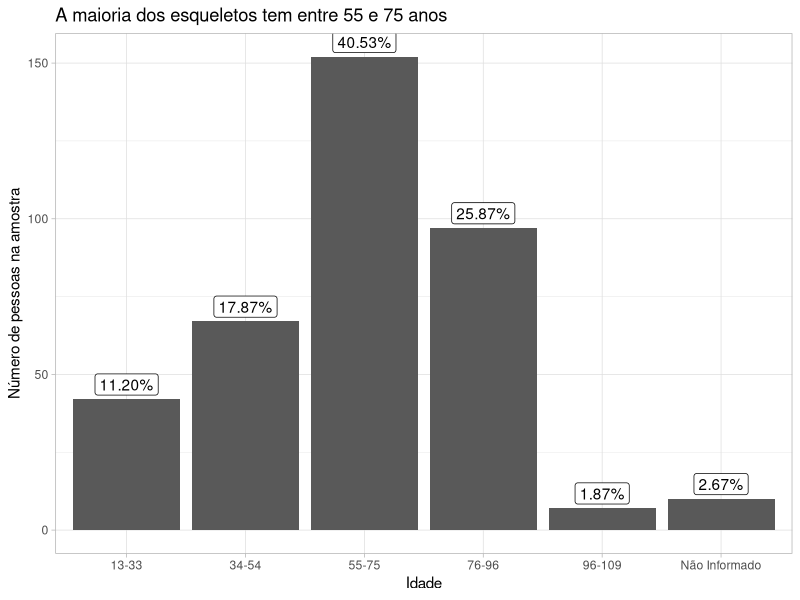
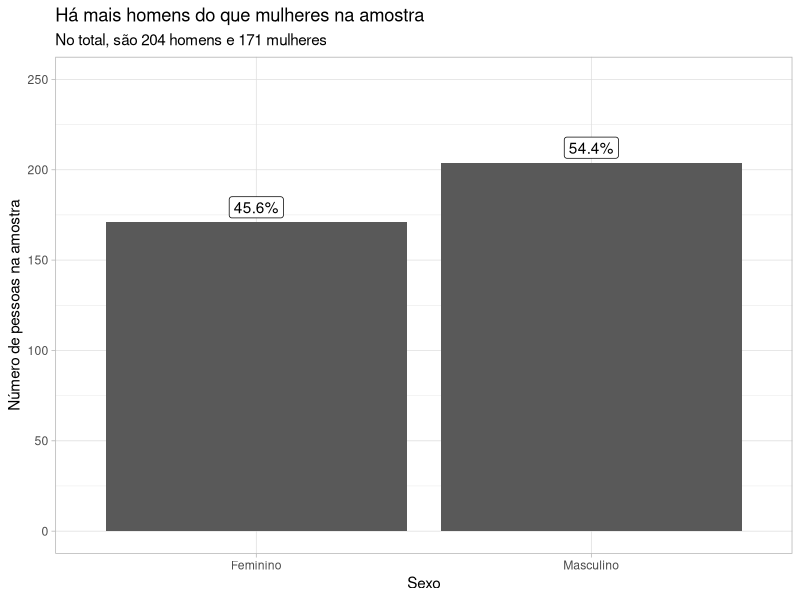
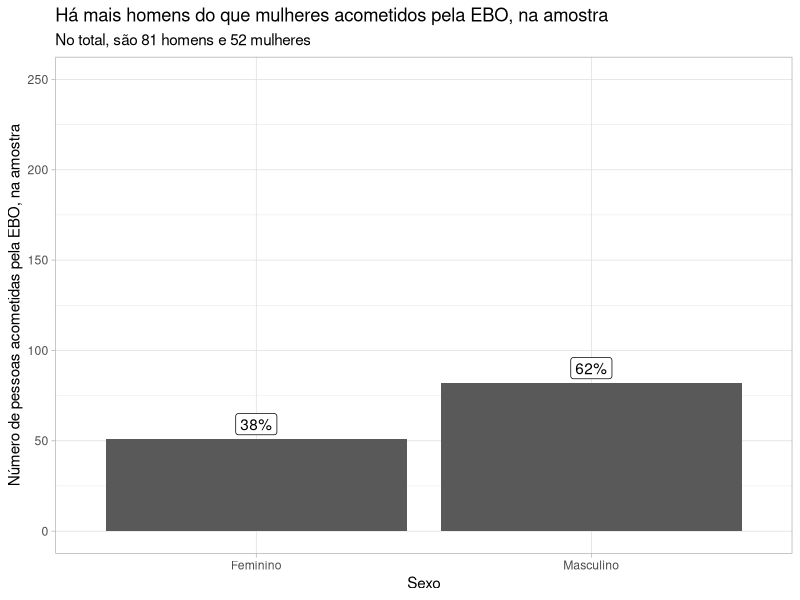
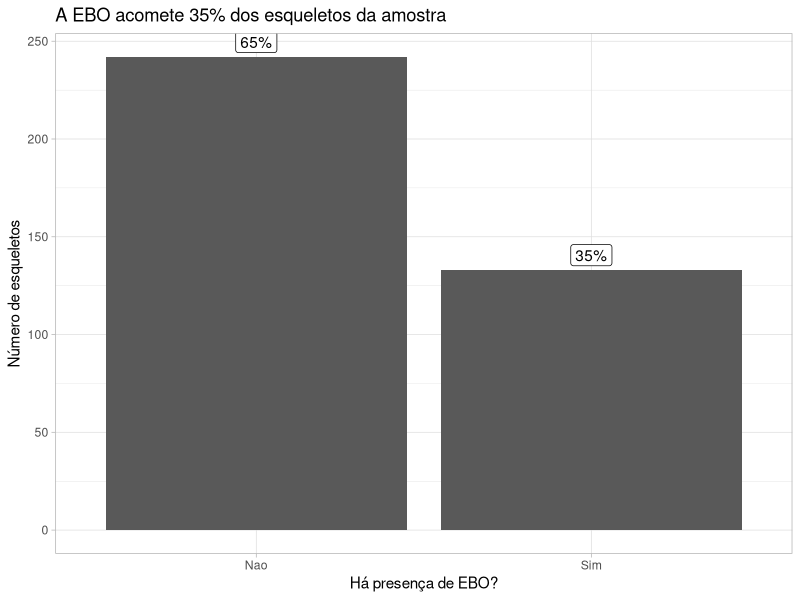
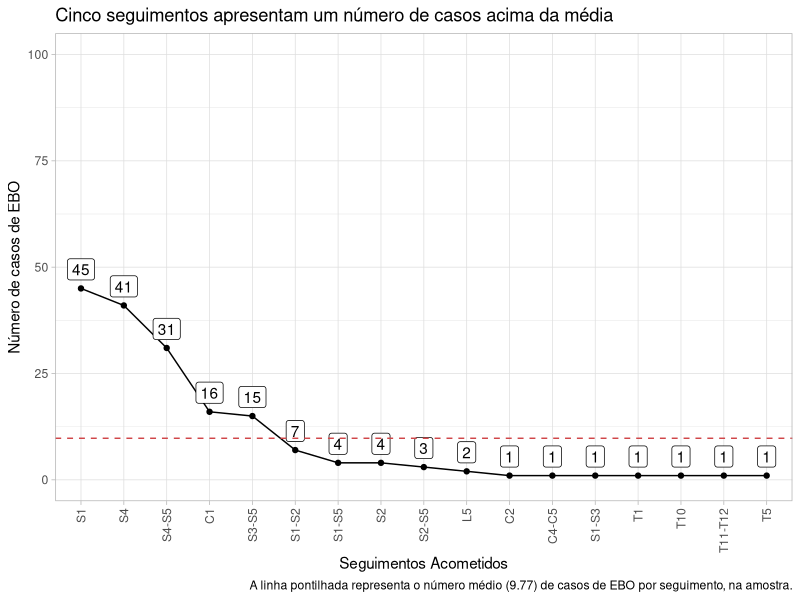
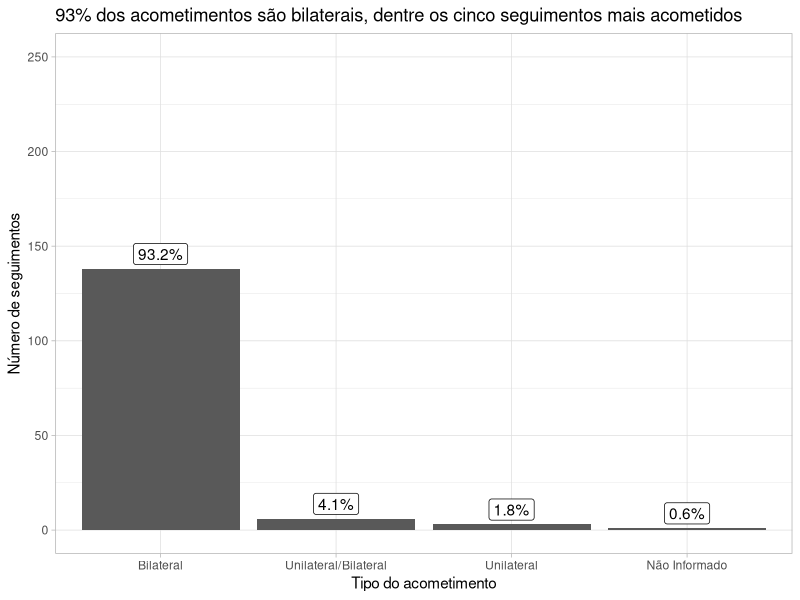
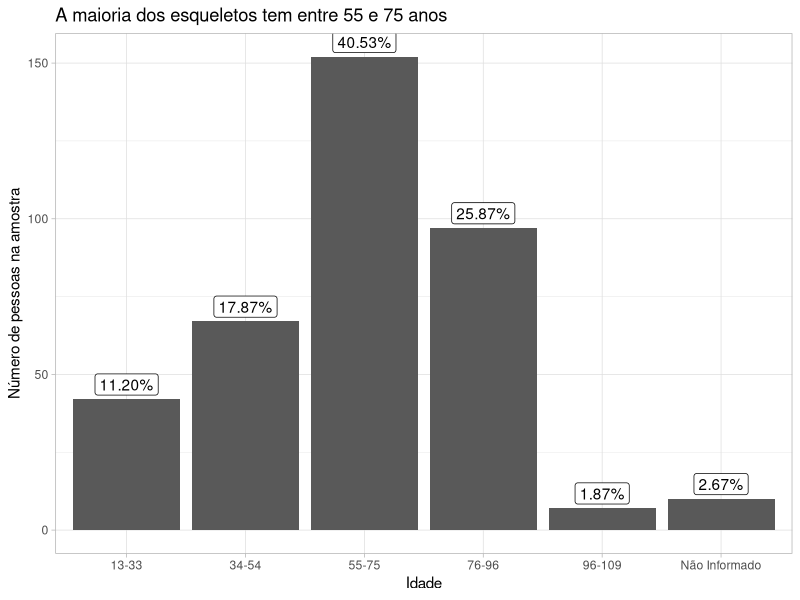
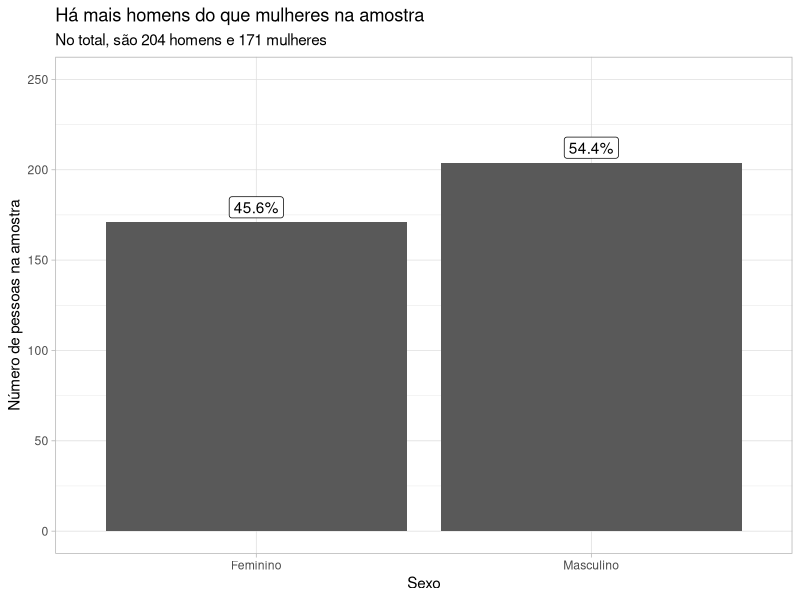

These charts were generated, in order, by the following R code:
## ---- chunk 1
knitr::opts_chunk$set(echo = TRUE)
## ---- chunk 2

library(tidyverse)
library(readxl)
library(lubridate)
library(kableExtra)

theme_set(theme_light())


## ---- chunk 3

colunas <- c("numero", "registro_esqueleto", "empty_1", "sexo", "idade",
             "presenca_ebo", "empty_2", "vertebras_acometidas", "empty_3", 
             "tipo", "feto")


ebos <- read_xlsx("dados_tauanna_idade.xlsx", col_names = colunas) %>% 
  select(-empty_1,  -empty_2, -empty_3)



## ---- chunk 4

datas_ebos <- ebos %>% 
  rownames_to_column("row") %>% 
  filter(str_detect(numero, "Data") | str_detect(numero, "DATA")) %>% 
  select(row, numero) %>% 
  mutate(numero = dmy(str_remove(numero, "Data: ")))


ebos <- ebos %>% 
  filter(if_any(everything(), ~ !is.na(.))) %>% 
  filter(!str_starts(numero, "Data") 
         & !str_starts(numero, "DATA")
         & !str_starts(numero, "N")
         & !str_starts(numero, "\\*")) 

ebos <- ebos %>% 
  mutate(presenca_ebo = 
           ifelse(presenca_ebo == "x" | presenca_ebo == "X", 
                  "NAO", presenca_ebo),
         vertebras_acometidas = 
           ifelse(vertebras_acometidas == "x" | vertebras_acometidas == "X", 
                  NA, vertebras_acometidas),
         tipo = ifelse(tipo == "x" | tipo == "X", NA, tipo),
         feto = if_else(feto == "Feto", TRUE, FALSE),
         idade = as.numeric(idade)) %>% 
  filter(!(presenca_ebo %in% c("INCOMPLETO", "PREJUDICADO")))
  


## ---- chunk 5

idade_ebo <- ebos %>% 
  mutate(faixa_etaria = case_when(
    idade >= 13 & idade <= 33 ~ "13-33",
    idade >= 34 & idade <= 54 ~ "34-54",
    idade >= 55 & idade <= 75 ~ "55-75",
    idade >= 76 & idade <= 96 ~ "76-96",
    idade >= 96 & idade <= 109 ~ "96-109")) %>% 
  count(faixa_etaria) %>% 
  mutate(faixa_etaria = ifelse(is.na(faixa_etaria), "Não Informado", faixa_etaria),
    prop = n/sum(n),
    y_position = cumsum(prop)- 0.5*prop)

plot <- idade_ebo %>% 
  ggplot(aes(faixa_etaria, n)) +
  geom_col() +
  geom_label(aes(label = scales::percent(prop)), vjust = -.2)

plot +
  labs(x = "Idade", y = "Número de pessoas na amostra",
       title = "A maioria dos esqueletos tem entre 55 e 75 anos")

ggsave("figuras/amostra_faixa_etaria.png", width = 8, height = 8)


## ---- chunk 6

sexo_ebo <- ebos %>% 
  count(sexo) %>% 
  mutate(prop = n/sum(n),
         y_position = cumsum(prop)- 0.5*prop)

plot <- sexo_ebo %>% 
  ggplot(aes(sexo, n)) +
  geom_col() +
  geom_label(aes(label = scales::percent(prop)), vjust = -.2)

plot +
  labs(x = "Sexo", y = "Número de pessoas na amostra",
       title = "Há mais homens do que mulheres na amostra",
       subtitle = "No total, são 204 homens e 171 mulheres") +
  scale_x_discrete(labels = c("Feminino", "Masculino")) +
  ylim(c(0, 250))

ggsave("figuras/amostra_sexos.png", width = 8, height = 8)

## ---- chunk 7

sexo_ebo <- ebos %>% 
  filter(presenca_ebo == "SIM") %>% 
  count(sexo) %>% 
  mutate(prop = n/sum(n),
         y_position = cumsum(prop)- 0.5*prop)

plot <- sexo_ebo %>% 
  ggplot(aes(sexo, n)) +
  geom_col() +
  geom_label(aes(label = scales::percent(prop)), vjust = -.2)

plot +
  labs(x = "Sexo", y = "Número de pessoas acometidas pela EBO, na amostra",
       title = "Há mais homens do que mulheres acometidos pela EBO, na amostra",
       subtitle = "No total, são 81 homens e 52 mulheres") +
  scale_x_discrete(labels = c("Feminino", "Masculino")) +
  ylim(c(0, 250))

ggsave("figuras/ebo_sexos.png", width = 8, height = 8)

## ---- chunk 8

ebo_ocorrencia <- ebos %>% 
  count(presenca_ebo) %>% 
  mutate(presenca_ebo = str_to_title(presenca_ebo),
         prop = n/sum(n))
  
plot <- ebo_ocorrencia %>% 
  ggplot(aes(fct_reorder(presenca_ebo, -n), n)) +
  geom_col() +
  geom_label(aes(label = scales::percent(prop)), vjust = -.2)

plot +
  labs(x = "Há presença de EBO?", y = "Número de esqueletos",
       title = "A EBO acomete 35% dos esqueletos da amostra")

ggsave("figuras/ebo_ocorrencia.png", width = 7, height = 8)

## ---- chunk 9

vertebras_prop <- ebos %>% 
  filter(presenca_ebo == "SIM") %>% 
  select(registro_esqueleto, vertebras_acometidas) %>% 
  separate_rows(vertebras_acometidas, sep = "; ") %>% 
  group_by(vertebras_acometidas) %>% 
  summarise(n_ebos = n(), .groups = "drop") %>% 
  arrange(desc(n_ebos)) %>% 
  mutate(prop = n_ebos/sum(n_ebos),
         media = sum(n_ebos)/n(),
         acima_da_media = ifelse(n_ebos > media, TRUE, FALSE)) %>% 
  filter(vertebras_acometidas != "C") 
#Existe uma observação com uma vértebra errada, escrita "C"


# ***Terminar de fazer a impressão bonita dessa tabela aqui!***
# Usar pacote gdExtras 

tabela_vertebras <- vertebras_prop %>% 
  select(vertebras_acometidas, n_ebos, prop)

#knitr::kable(test)

tabela_vertebras$prop = formattable::percent(tabela_vertebras$prop, digits = 2) 

tabela_vertebras %>%
  knitr::kable(
    format = "latex",
    align = "l",
    booktabs = TRUE,
    longtable = TRUE,
    linesep = "",
    col.names = c("Seguimento", "Número de Casos de EBO", "Proporção do Número Total de Casos ")
    ) %>%
  kableExtra::kable_styling(
      position = "center",
      latex_options = c("striped", "repeat_header"),
      stripe_color = "gray!15"
    )


## ---- chunk 10

plot <- vertebras_prop %>%
  ggplot(aes(fct_reorder(vertebras_acometidas, -n_ebos), n_ebos)) +
  geom_point() +
  geom_line(group = 1) +
  geom_label(aes(label = n_ebos), vjust = -.4) +
  geom_hline(yintercept = mean(vertebras_prop$media), lty = "dashed", color = "#D04649")

plot +
  labs(x = "Seguimentos Acometidos", y = "Número de casos de EBO",
       title = "Cinco seguimentos apresentam um número de casos acima da média",
       caption = "A linha pontilhada representa o número médio (9.77) de casos de EBO por seguimento, na amostra.") +
  ylim(c(0, 100)) +
  theme(axis.text.x = element_text(angle = 90, vjust = 0.5, hjust = 1))

ggsave("figuras/vertebras_mais_acometidas.png", width = 7, height = 8)

## ---- chunk 11

vertebras_mais_acometidas <- vertebras_prop %>% 
  filter(acima_da_media == TRUE) %>% 
  pull(vertebras_acometidas)

prop_bilaterais <- ebos %>% 
  filter(presenca_ebo == "SIM") %>% 
  select(registro_esqueleto, vertebras_acometidas, tipo) %>% 
  separate_rows(vertebras_acometidas, sep = "; ") %>% 
  filter(vertebras_acometidas %in% vertebras_mais_acometidas) %>% 
  count(tipo) %>% 
  mutate(prop = n/sum(n)) %>% 
  filter(n > 1) %>% 
  add_row(tipo = "Unilateral", n = 3, prop = 3*0.006) %>% 
  add_row(tipo = "Não Informado", n = 1, prop = 0.006)


plot <- prop_bilaterais %>% 
  ggplot(aes(fct_reorder(tipo, -n), n)) +
  geom_col() +
  geom_label(aes(label = scales::percent(prop)), vjust = -.2)

plot +
  labs(x = "Tipo do acometimento", y = "Número de seguimentos",
       title = "93% dos acometimentos são bilaterais, dentre os cinco seguimentos mais acometidos") +
  scale_x_discrete(labels = c("Bilateral", "Unilateral/Bilateral", "Unilateral", "Não Informado")) +
  ylim(c(0, 250))

ggsave("figuras/tipo_acometimento.png", width = 8, height = 7)
